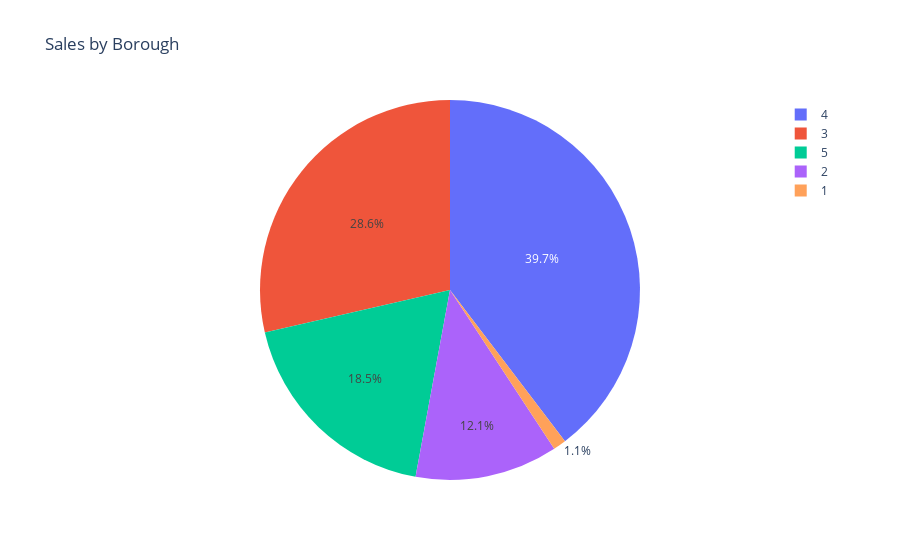

Notebook code cell kept with this figure:
### Markdown cell above
### 6.7 Borough Distribution

### Code cell
borough_counts = df['borough'].value_counts()

fig = px.pie(values=borough_counts.values, 
             names=borough_counts.index,
             title='Sales by Borough')
fig.show()

### Figure 1 — Plotly figure (JSON) as saved in the notebook; plotly's stock layout.template omitted (floating-point values rounded to 4 significant figures)
{"data": [{"domain": {"x": [0, 1], "y": [0, 1]}, "hovertemplate": "label=%{label}<br>value=%{value}<extra></extra>", "labels": [4, 3, 5, 2, 1], "legendgroup": "", "name": "", "showlegend": true, "type": "pie", "values": [10793, 7783, 5035, 3305, 300]}], "layout": {"legend": {"tracegroupgap": 0}, "title": {"text": "Sales by Borough"}}}
